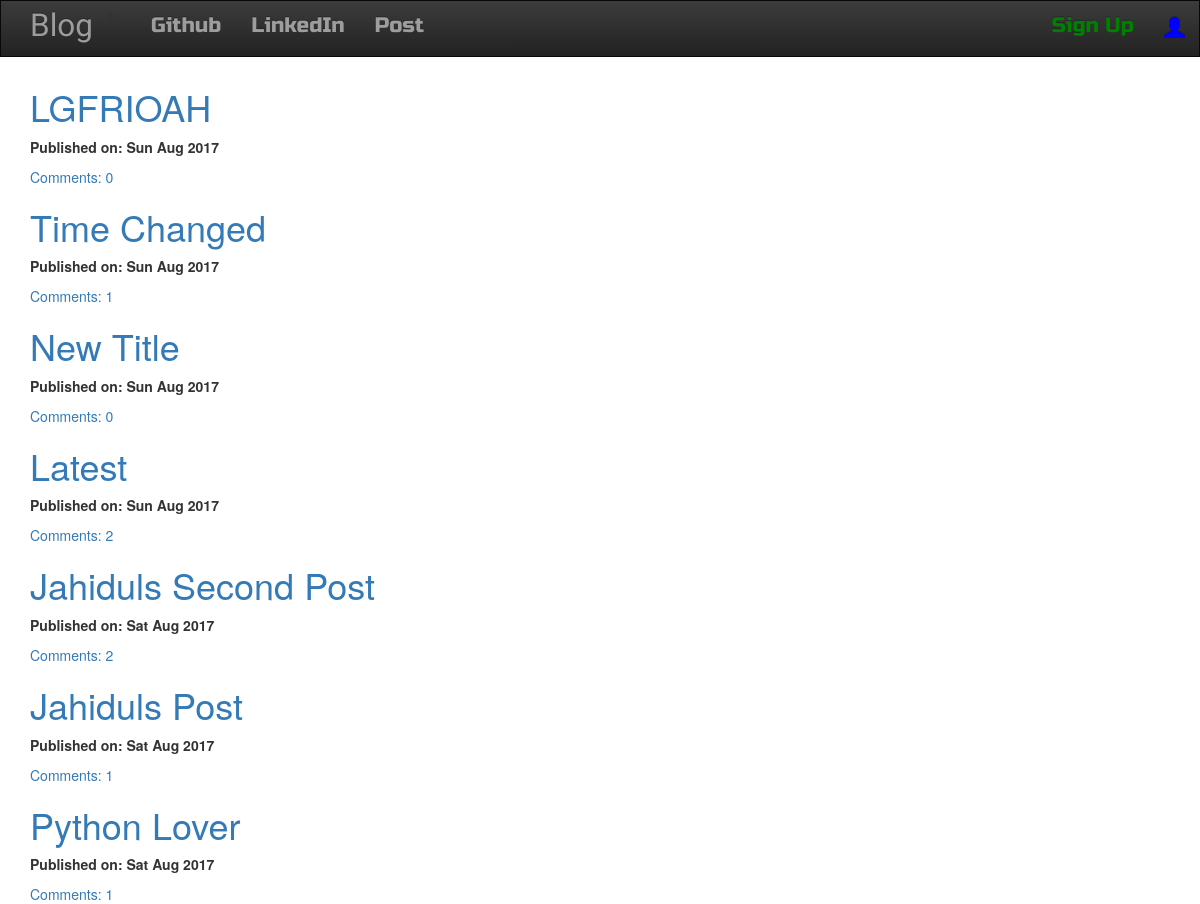
Page /post/ on the committed database.
### blog/models.py (models this page shows, shortened)
class Post(models.Model):
    author = models.ForeignKey('auth.User')
    title = models.CharField(max_length=200)
    text = models.TextField()
    created_date = models.DateTimeField(default=timezone.now)
    published_date = models.DateTimeField(blank=True, null=True)
    def approve_comments(self):
        return self.comments.filter(approved_comment=True)

### blog/views.py (the view)
# urls.py: url(r'^post/$',views.PostListView.as_view(),name='post_list'),
class PostListView(ListView):
    model = Post
    def get_queryset(self):
        return Post.objects.filter(published_date__lte=timezone.now()).order_by('-published_date')

### blog/templates/blog/post_list.html
{% extends "blog/base.html" %}
{% block content %}
<div class="centerstage">
  {% if user.username %}
  {% for post in post_list %}
    {% if post.author == user %}
    <div class="post">
      <h1><a href="{% url 'post_detail' pk=post.pk %}">{{post.title}}</a></h1>
      <div class="date">
        <p><b>Published on: {{ post.published_date|date:"D M Y"}}</b></p>
      </div>
      <a href="{% url 'post_detail' pk=post.pk %}">Comments: {{ post.approve_comments.count }}</a>
    </div>
    {% endif %}
    {% endfor %}
  {% else %}
    {% for post in post_list %}
    <div class="post">
      <h1><a href="{% url 'post_detail' pk=post.pk %}">{{post.title}}</a></h1>
      <div class="date">
        <p><b>Published on: {{ post.published_date|date:"D M Y"}}</b></p>
      </div>
      <a href="{% url 'post_detail' pk=post.pk %}">Comments: {{ post.approve_comments.count }}</a>
    </div>
    {% endfor %}
  {% endif %}
</div>
{% endblock %}

### blog/templates/blog/base.html (shortened to what this page needs)
<!DOCTYPE html>
{% load staticfiles %}
<html>
    <head>
        <link rel="stylesheet" href="https://maxcdn.bootstrapcdn.com/bootstrap/3.3.7/css/bootstrap.min.css">
        <link rel="stylesheet" href="https://maxcdn.bootstrapcdn.com/bootstrap/3.3.7/css/bootstrap-theme.min.css">
        <link rel="stylesheet" href="//maxcdn.bootstrapcdn.com/font-awesome/4.3.0/css/font-awesome.min.css">
        <link rel="stylesheet" href="//cdn.jsdelivr.net/medium-editor/latest/css/medium-editor.min.css" type="text/css" media="screen" charset="utf-8">
        <link rel="stylesheet" href="{% static 'css/blog.css' %}">
<body class='loader'>
  <nav class="navbar navbar-inverse techfont custom-navbar">
    <div class="container">
      <div class="navbar-header">
      <li><a class='navbar-brand bigbrand' href="{% url 'about' %}">Blog</a></li>
    </div>
    <div class="collapse navbar-collapse" id="bs-example-navbar-collapse-1">
      <ul class="nav navbar-nav">
        <li><a href="https://www.github.com">Github</a></li>
        <li><a href="https://www.linkedin.com">LinkedIn</a></li>
      </ul>
      {% if not user.is_authenticated %}
      <ul class="nav navbar-nav">
        <li><a class='navbar-link' href="{% url 'post_list' %}">Post</a></li>
      </ul>
      <ul class="nav navbar-nav navbar-right">
        <li><a class="navbar-link"style="color:green;" href="{% url 'register' %}">Sign Up</a></li>
        <li class="nav navbar-nav navbar-right"><a class="nav navbar-nav navbar-right" style="color:blue;" href="{% url 'login' %}" ><span class="glyphicon glyphicon-user"></span></a></li>
      </ul>
      {% endif %}
    </div>
  </div>
</nav>
        <div class="content container">
            <div class="row">
                <div class="col-md-8">
                  <div class="blog_posts">
                    {% block content %}
                    {% endblock %}
                  </div>
                </div>
            </div>
        </div>
</body>
</html>

### blog/static/css/blog.css (style rules this page uses)
.navbar { border-radius: 0; }
.techfont { font-family: 'Russo One',sans-serif; font-size: 1.5em; margin-bottom: 10px; }
.centerstage { margin-left: auto; margin-right: auto; }
.bigbrand { font-size: 1.5em; font-family: 'Satisfy', cursive; }
.loader { filter:hue-rotate(0deg); color:linear-gradient(45deg,#0f8,#08f); animation:hue 10000ms infinite linear; }

### rows in the picture
Post: title "LGFRIOAH", published_date "Sun Aug 2017", approve_comments.count "0"
Post: title "Time Changed", published_date "Sun Aug 2017", approve_comments.count "1"
Post: title "New Title", published_date "Sun Aug 2017", approve_comments.count "0"
Post: title "Latest", published_date "Sun Aug 2017", approve_comments.count "2"
Post: title "Jahiduls Second Post", published_date "Sat Aug 2017", approve_comments.count "2"
Post: title "Jahiduls Post", published_date "Sat Aug 2017", approve_comments.count "1"
Post: title "Python Lover", published_date "Sat Aug 2017", approve_comments.count "1"
